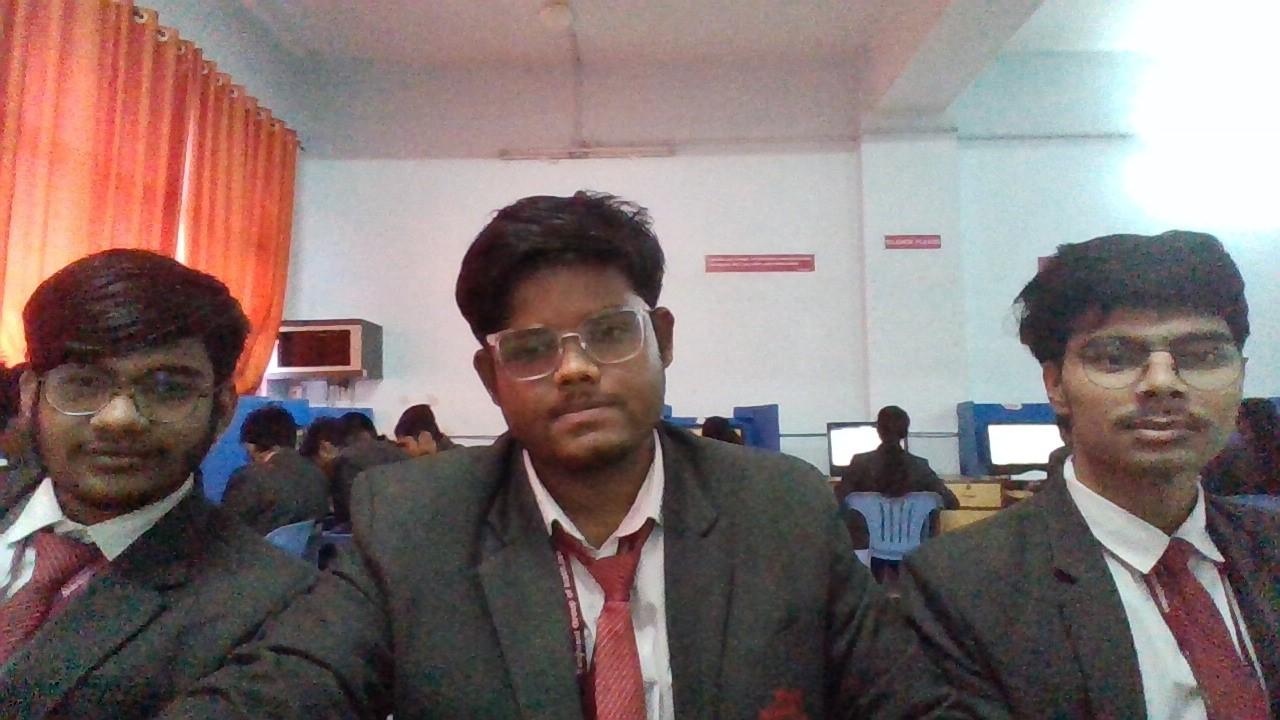
#> input picture test.jpg, 1280 x 720 px
$ python image_face_detect.py
#> lines starting #> are read from the running program, lines starting #| are printed output that depends on the picture; after the words box and inside, x2 and y2 are one past the last pixel; in counts of white or black regions, pixels touching at a corner belong together
import cv2

# Load model
face_cascade = cv2.CascadeClassifier("haarcascade_frontalface_default.xml")

# Read image
img = cv2.imread("test.jpg")
#> img is the input picture: shape (720, 1280, 3); mean B, G, R 114.5, 116.2, 131.5
gray = cv2.cvtColor(img, cv2.COLOR_BGR2GRAY)
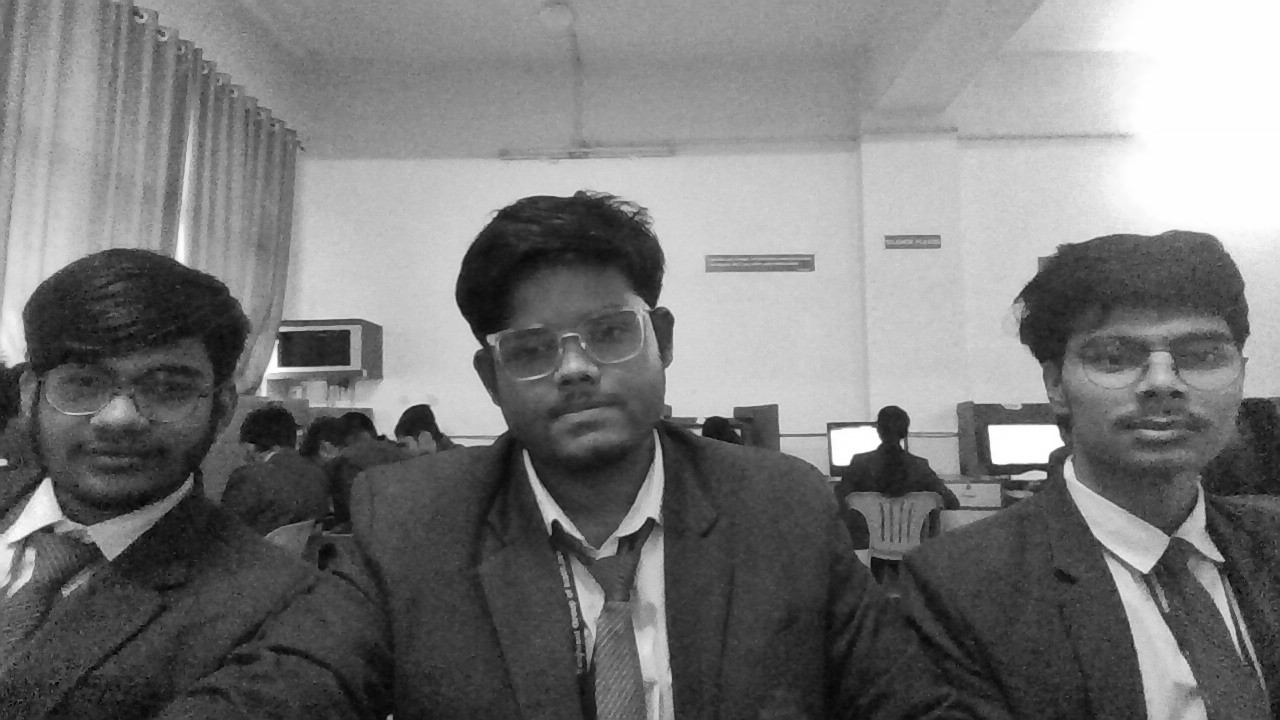
#> gray: shape (720, 1280); min 2, max 255, mean 120.6

# Detect faces
faces = face_cascade.detectMultiScale(gray, scaleFactor=1.3, minNeighbors=5)
#> faces = [[489, 260, 196, 196], [1064, 277, 196, 196]]

# Draw rectangles
for (x, y, w, h) in faces:
    cv2.rectangle(img, (x,y), (x+w,y+h), (255,0,0), 2)
#> this loop made 2 passes
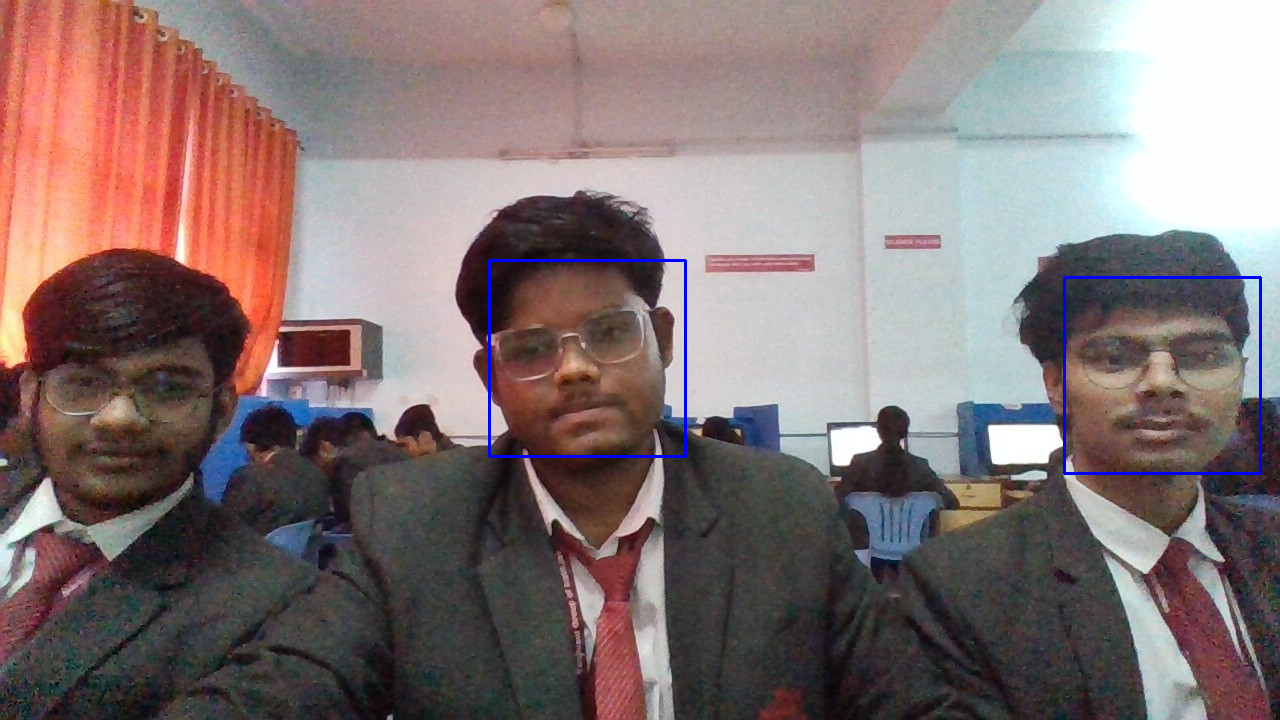
#> img: shape (720, 1280, 3); 0.51% of pixels changed, all inside (x1, y1, x2, y2) = (488, 259, 1262, 475)

cv2.imshow("Face Detection", img)
cv2.waitKey(0)
cv2.destroyAllWindows()


# Save output image
